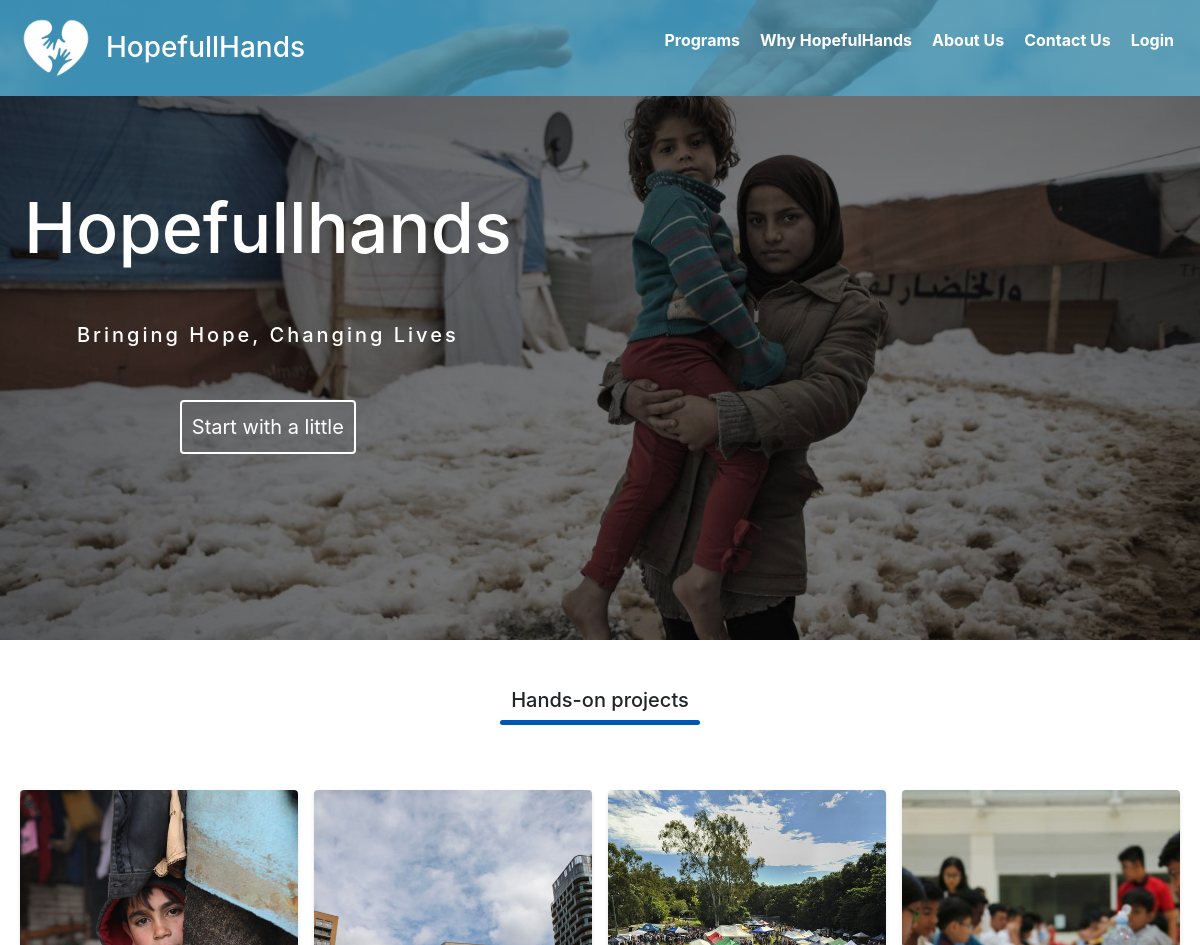
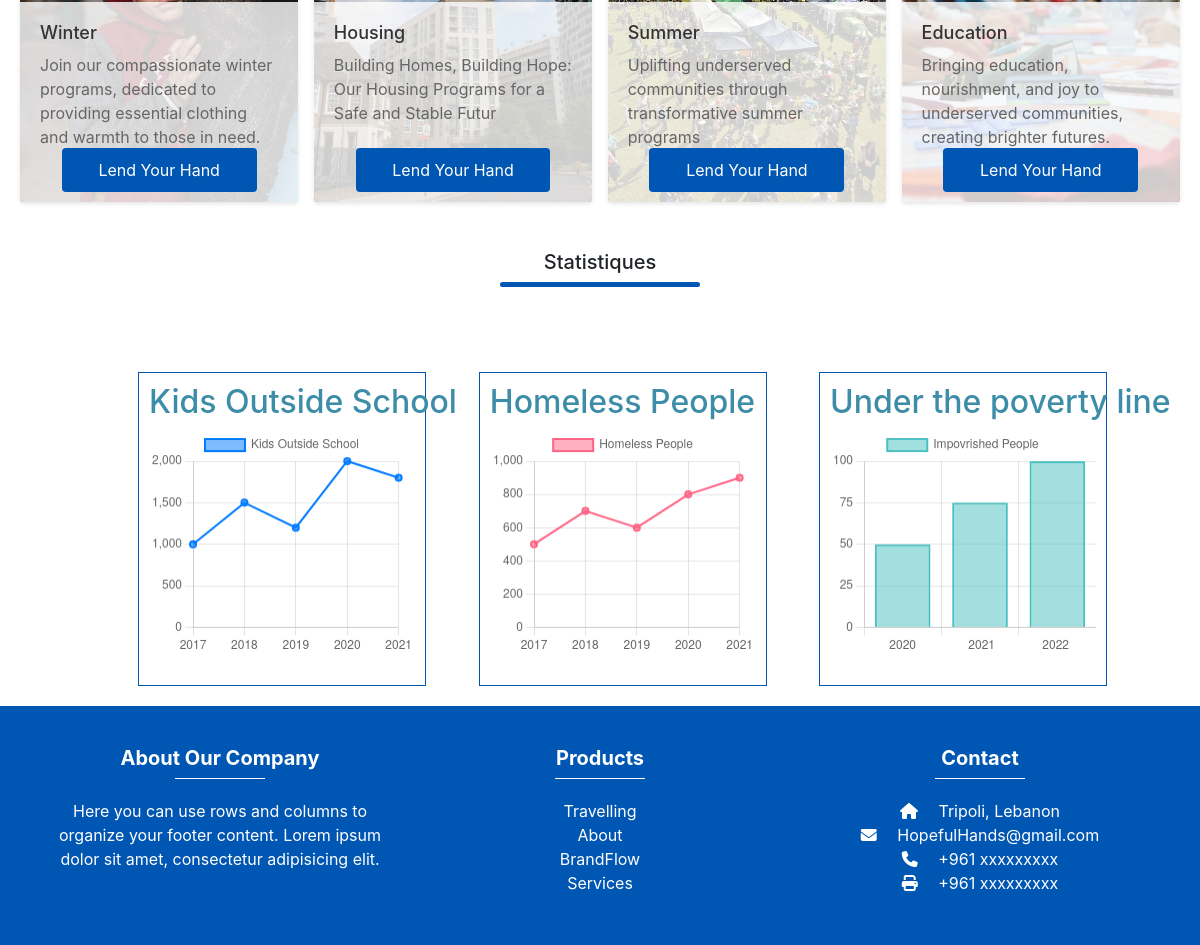
The page / on the database its author committed (2 pictures, top to bottom).
### app1/models.py (models this page shows, shortened)
class Program(models.Model):
    program_name = models.CharField(max_length=40)
    program_description = models.CharField(max_length=400)
    program_summary = models.CharField(max_length=200, default='Default Value')
    program_image = models.ImageField(upload_to='images/')
    budget = models.IntegerField()
    start_date = models.DateField()
    end_date = models.DateField()
    raised = models.IntegerField(default=0)
    program_challenge = models.CharField(max_length=2000, default='Default Value')
    program_objective = models.CharField(max_length=2000, default='Default Value')
    program_plan = models.CharField(max_length=2000, default='Default Value')

### app1/views.py (the view)
# urls.py: 2. Add a URL to urlpatterns:  path('', views.home, name='home')
def home(request):
    registration_success = request.session.pop('registration_success', False)
    programs = Program.objects.all()  # Retrieve the programs data from the database
    context = {
        'registration_success': registration_success,
        'programs': programs
    }
    return render(request, 'pages/home.html', context)

### templates/pages/home.html (shortened to what this page needs)
<!DOCTYPE html>
<html lang="en">
<head>
    <link rel="stylesheet" href="https://stackpath.bootstrapcdn.com/bootstrap/4.5.2/css/bootstrap.min.css">
</head>
<body>
{% block content %}
{% include 'components/navbar.html' %}
{% include 'components/slider.html' %}
<p class="title1">Hands-on projects</p>
{% include 'components/cards.html' %}
<p class="title1">Statistiques</p>
{% include 'components/statistics.html' %}
{% include 'components/footer.html' %}
{% endblock %}
</body>
</html>

### templates/components/cards.html (shortened to what this page needs)
<!DOCTYPE html>
<html>
<head>
</head>
<body>
<div class="charity-container">
    {% for program in programs %}
    <div class="charity-card" style="background-image: url('{{ program.program_image.url }}');">
        <div class="charity-info">
            <h2>{{ program.program_name }}</h2>
            <p>{{ program.program_summary }}</p>
            <a class="donate-button" href="{% url 'donate' %}">Lend Your Hand</a>
        </div>
    </div>
    {% endfor %}
</div>
</body>
</html>

### templates/pages/home.html (style rules this page uses)
html { scroll-behavior: smooth; }
.title1 { font-family: inherit; font-weight: 500; font-size:20px; line-height: 1.2; color: inherit; text-align: center; margin: 0 auto 50px; position: relative; line-height: 80px; }
.title1::after { content: ''; background: #0056b3; width: 200px; height: 5px; border-radius: 5px; position: absolute; top: 60px; bottom: 0; left: 50%; transform: translateX(-50%); }

### templates/components/navbar.html (style rules this page uses)
body { margin: 0; padding: 0; font-family: Arial, sans-serif; }

### templates/components/cards.html (style rules this page uses)
.charity-container { display: flex; justify-content: space-between; margin-bottom: 20px; margin: 20px 20px; }
.charity-card { position: relative; flex-basis: 24%; border-radius: 4px; box-shadow: 0 2px 4px rgba(0, 0, 0, 0.1); overflow: hidden; background-size: cover; background-position: center; transition: transform 0.3s ease; }
.charity-card .charity-info { padding: 20px; background-color: rgba(255, 255, 255, 0.8); height: 200px; }
.charity-card h2 { font-size: 18px; margin-bottom: 10px; color: #333; }
.charity-card p { margin-bottom: 10px; color: #666; }
.charity-card:before { content: ""; display: block; padding-top: 56.25%; }
.donate-button { position: absolute; bottom: 10px; left: 0; right: 0; margin: 0 auto; display: block; width: 70%; padding: 10px; background-color:#0056b3; color: #fff; text-align: center; text-decoration: none; border: none; border-radius: 4px; transition: background-color 0.3s ease; }

### rows shown on the page
Program: program_image (picture), program_name "Winter", program_summary "Join our compassionate winter programs, dedicated to providing essential clothing and warmth to those in need."
Program: program_image (picture), program_name "Housing", program_summary "Building Homes, Building Hope: Our Housing Programs for a Safe and Stable Futur"
Program: program_image (picture), program_name "Summer", program_summary "Uplifting underserved communities through transformative summer programs"
Program: program_image (picture), program_name "Education", program_summary "Bringing education, nourishment, and joy to underserved communities, creating brighter futures."
